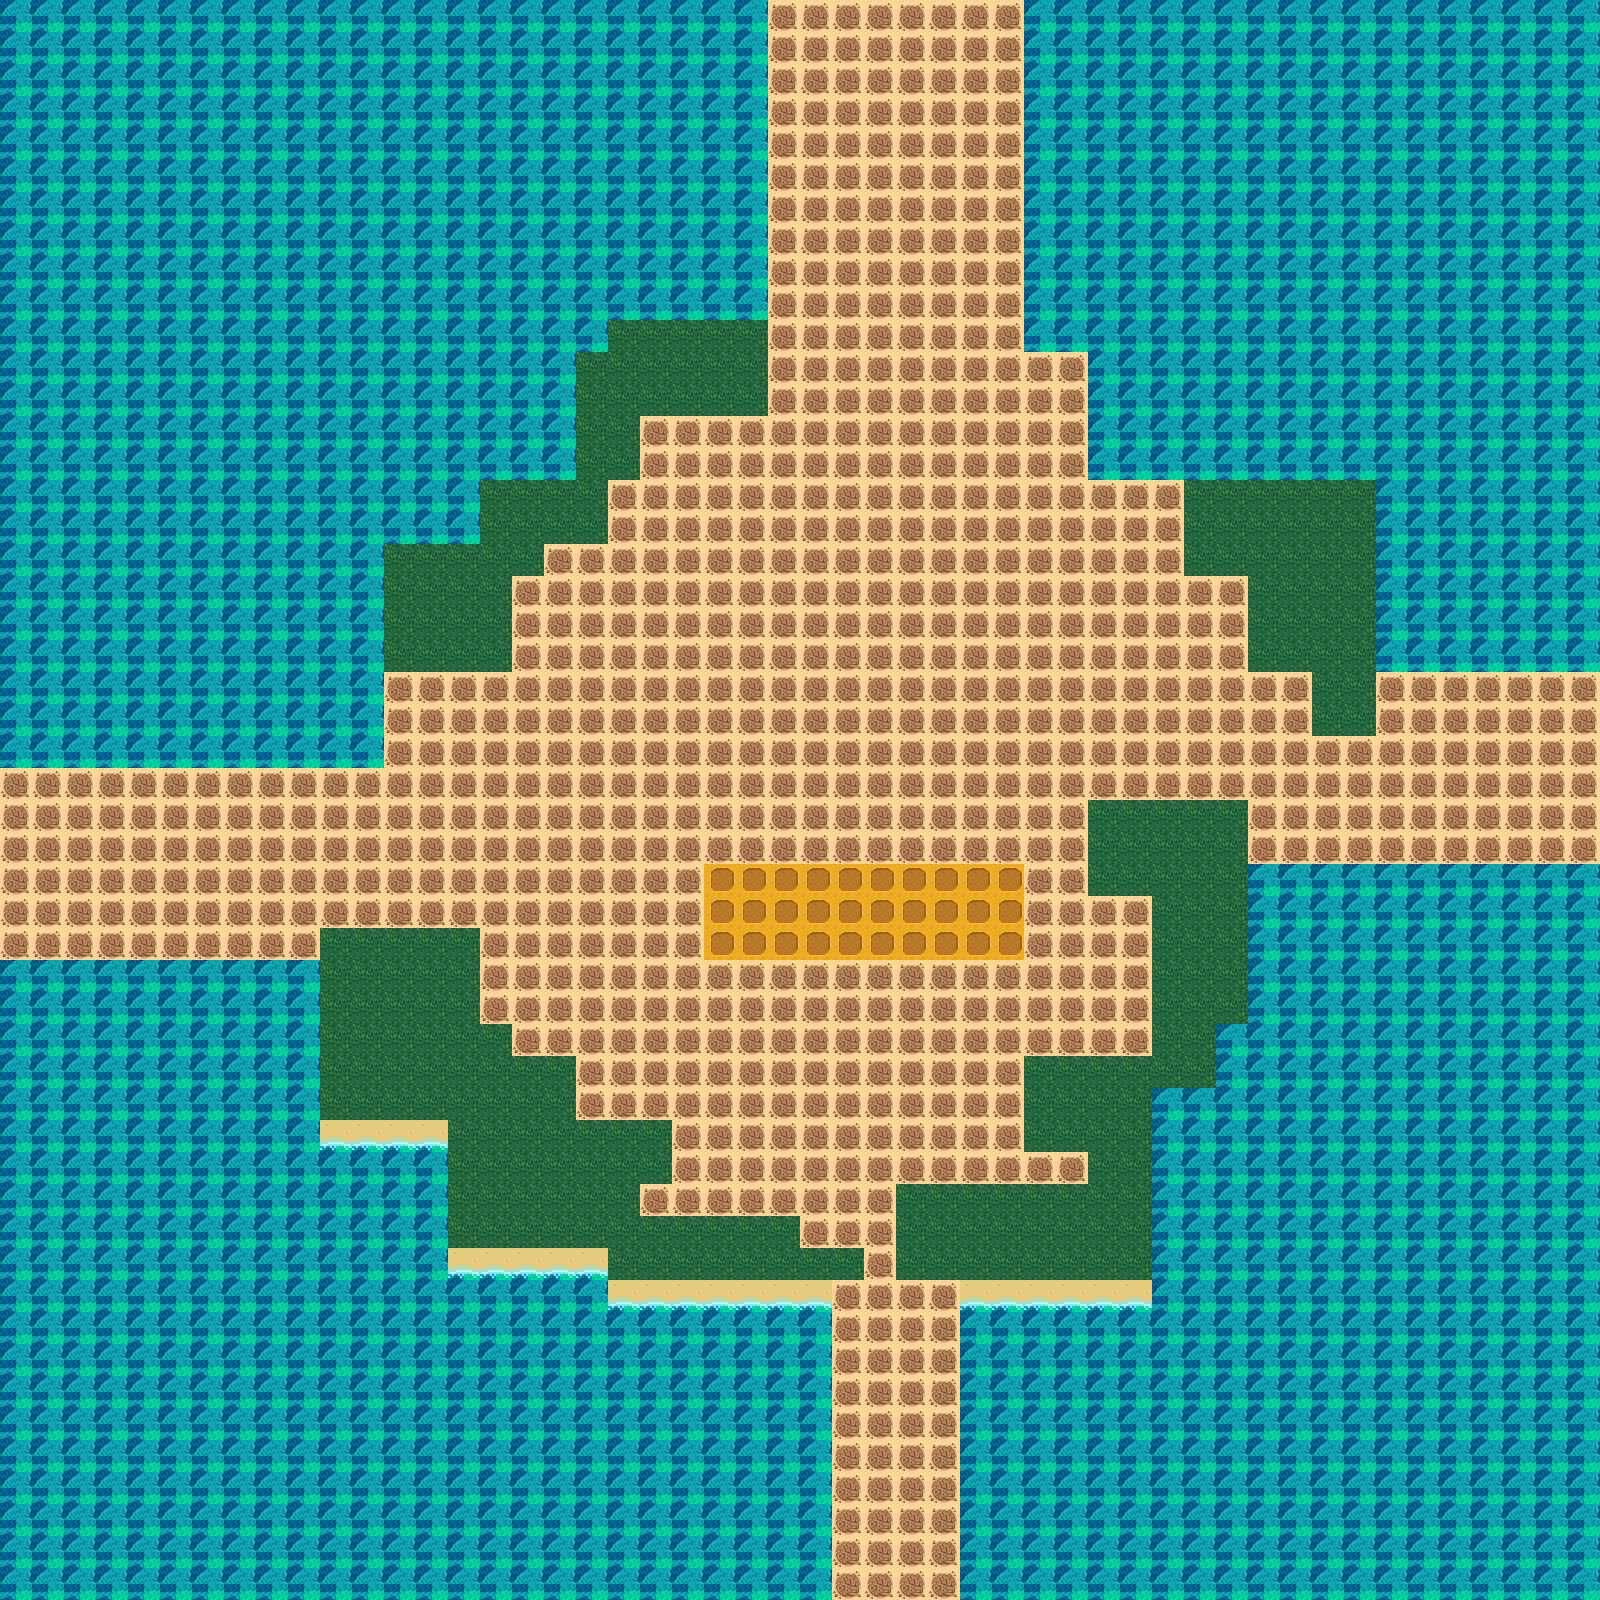

Tiled map render using the project's own tile images. Description and the map definition, with tile-layer contents summarised, below:
An orthogonal 50x50 tile map with 32x32 px tiles, 3 tile layers (boundary, base, arable), 11 tilesets and 162 objects.

<map version="1.10" tiledversion="1.11.0" orientation="orthogonal" renderorder="right-down" width="50" height="50" tilewidth="32" tileheight="32" infinite="0" nextlayerid="14" nextobjectid="383">
 <tileset firstgid="1" source="boundary_fall.tsx" />
 <tileset firstgid="2" source="base_fall.tsx" />
 <tileset firstgid="5" source="myhouse_1_fall.tsx" />
 <tileset firstgid="6" source="house_1_fall.tsx" />
 <tileset firstgid="7" source="tree_2_fall.tsx" />
 <tileset firstgid="8" source="bushes_1_fall.tsx" />
 <tileset firstgid="9" source="floor.tsx" />
 <tileset firstgid="10" source="bushes.tsx" />
 <tileset firstgid="11" source="boat.tsx" />
 <tileset firstgid="12" source="stone.tsx" />
 <tileset firstgid="13" source="arable.tsx" />
 <layer id="2" name="boundary" width="50" height="50">
  <data>[2500 cells, 2500 non-empty, 1 distinct tile ids]</data>
 </layer>
 <layer id="1" name="base" width="50" height="50">
  <data>[2500 cells, 1025 non-empty, 3 distinct tile ids]</data>
 </layer>
 <layer id="13" name="arable" width="50" height="50">
  <data>[2500 cells, 30 non-empty, 1 distinct tile ids]</data>
 </layer>
 <objectgroup id="8" name="static_1" locked="1">
  <object id="345" gid="11" x="248.333" y="656" width="90" height="56" />
  <object id="346" gid="11" x="423" y="393.333" width="90" height="56" />
  <object id="347" gid="11" x="1347" y="308" width="90" height="56" />
  <object id="348" gid="11" x="1368.33" y="1234.67" width="90" height="56" />
  <object id="349" gid="11" x="535" y="1474.67" width="90" height="56" />
  <object id="350" gid="11" x="99" y="1241.33" width="90" height="56" />
  <object id="351" gid="11" x="1168.33" y="1369.33" width="90" height="56" />
  <object id="352" gid="11" x="1369.67" y="1044" width="90" height="56" />
  <object id="353" gid="11" x="1243" y="1141.33" width="90" height="56" />
  <object id="354" gid="11" x="1464.33" y="553.333" width="90" height="56" />
  <object id="355" gid="11" x="1120.33" y="321.333" width="90" height="56" />
 </objectgroup>
 <objectgroup id="9" name="static_4">
  <object id="212" gid="9" x="594.667" y="701.333" width="16" height="15" />
  <object id="213" gid="9" x="632" y="697.333" width="16" height="15" />
  <object id="214" gid="9" x="613.333" y="704" width="16" height="15" />
  <object id="215" gid="9" x="598.667" y="736" width="16" height="15" />
  <object id="216" gid="9" x="584" y="730.667" width="16" height="15" />
  <object id="217" gid="9" x="620" y="722.667" width="16" height="15" />
  <object id="218" gid="9" x="594.667" y="717.333" width="16" height="15" />
  <object id="219" gid="9" x="633.333" y="725.333" width="16" height="15" />
  <object id="220" gid="9" x="622.667" y="721.333" width="16" height="15" />
  <object id="221" gid="9" x="612" y="726.667" width="16" height="15" />
  <object id="222" gid="9" x="620" y="736" width="16" height="15" />
  <object id="223" gid="9" x="640" y="738.667" width="16" height="15" />
  <object id="224" gid="9" x="640" y="696" width="16" height="15" />
  <object id="225" gid="9" x="618.667" y="696" width="16" height="15" />
  <object id="226" gid="9" x="597.333" y="700" width="16" height="15" />
  <object id="227" gid="9" x="644" y="701.333" width="16" height="15" />
  <object id="228" gid="9" x="570.667" y="716" width="16" height="15" />
  <object id="229" gid="9" x="573.333" y="753.333" width="16" height="15" />
  <object id="230" gid="9" x="602.667" y="753.333" width="16" height="15" />
  <object id="231" gid="9" x="645.333" y="774.667" width="16" height="15" />
  <object id="232" gid="9" x="617.333" y="754.667" width="16" height="15" />
  <object id="233" gid="9" x="589.333" y="768" width="16" height="15" />
  <object id="234" gid="9" x="618.667" y="773.333" width="16" height="15" />
  <object id="235" gid="9" x="652" y="737.333" width="16" height="15" />
  <object id="236" gid="9" x="557.333" y="728" width="16" height="15" />
  <object id="237" gid="9" x="582.667" y="688" width="16" height="15" />
  <object id="238" gid="9" x="545.333" y="704" width="16" height="15" />
  <object id="239" gid="9" x="568" y="678.667" width="16" height="15" />
  <object id="240" gid="9" x="565.333" y="702.667" width="16" height="15" />
  <object id="241" gid="9" x="540" y="734.667" width="16" height="15" />
  <object id="242" gid="9" x="554.667" y="776" width="16" height="15" />
  <object id="243" gid="9" x="537.333" y="750.667" width="16" height="15" />
  <object id="244" gid="9" x="544" y="754.667" width="16" height="15" />
  <object id="245" gid="9" x="568" y="745.333" width="16" height="15" />
  <object id="246" gid="9" x="572" y="765.333" width="16" height="15" />
  <object id="247" gid="9" x="618.667" y="777.333" width="16" height="15" />
  <object id="248" gid="9" x="608" y="674.667" width="16" height="15" />
  <object id="249" gid="9" x="661.333" y="710.667" width="16" height="15" />
  <object id="250" gid="9" x="636" y="768" width="16" height="15" />
  <object id="251" gid="9" x="656" y="756" width="16" height="15" />
  <object id="252" gid="9" x="640" y="753.333" width="16" height="15" />
  <object id="253" gid="9" x="652" y="716" width="16" height="15" />
  <object id="254" gid="9" x="922.667" y="1089.33" width="16" height="15" />
  <object id="255" gid="9" x="944" y="1094.67" width="16" height="15" />
  <object id="256" gid="9" x="928" y="1097.33" width="16" height="15" />
  <object id="257" gid="9" x="925.333" y="1136" width="16" height="15" />
  <object id="258" gid="9" x="898.667" y="1125.33" width="16" height="15" />
  <object id="259" gid="9" x="926.667" y="1124" width="16" height="15" />
  <object id="260" gid="9" x="909.333" y="1104" width="16" height="15" />
  <object id="261" gid="9" x="950.667" y="1112" width="16" height="15" />
  <object id="262" gid="9" x="953.333" y="1132" width="16" height="15" />
  <object id="263" gid="9" x="901.333" y="1141.33" width="16" height="15" />
  <object id="264" gid="9" x="942.667" y="1157.33" width="16" height="15" />
  <object id="265" gid="9" x="932" y="1108" width="16" height="15" />
  <object id="266" gid="9" x="966.667" y="1102.67" width="16" height="15" />
  <object id="267" gid="9" x="944" y="1078.67" width="16" height="15" />
  <object id="268" gid="9" x="968" y="1137.33" width="16" height="15" />
  <object id="269" gid="9" x="906.667" y="1157.33" width="16" height="15" />
  <object id="270" gid="9" x="924" y="1156" width="16" height="15" />
  <object id="271" gid="9" x="974.667" y="1156" width="16" height="15" />
  <object id="272" gid="9" x="988" y="1117.33" width="16" height="15" />
  <object id="273" gid="9" x="969.333" y="1084" width="16" height="15" />
  <object id="274" gid="9" x="950.667" y="1177.33" width="16" height="15" />
  <object id="275" gid="9" x="989.333" y="1172" width="16" height="15" />
  <object id="276" gid="9" x="998.667" y="1132" width="16" height="15" />
  <object id="277" gid="9" x="960" y="1152" width="16" height="15" />
  <object id="278" gid="9" x="973.333" y="1176" width="16" height="15" />
  <object id="279" gid="9" x="962.667" y="1112" width="16" height="15" />
  <object id="280" gid="9" x="990.667" y="1085.33" width="16" height="15" />
  <object id="281" gid="9" x="1002.67" y="1144" width="16" height="15" />
  <object id="282" gid="9" x="980" y="1141.33" width="16" height="15" />
  <object id="283" gid="9" x="885.333" y="1118.67" width="16" height="15" />
  </objectgroup>
 <objectgroup id="10" name="static_5">
  <!-- 16 objects omitted --></objectgroup>
 <objectgroup id="5" name="obj_mv_1">
  <!-- 10 objects omitted --></objectgroup>
 <objectgroup id="12" name="static_2">
  <!-- 24 objects omitted --></objectgroup>
 <objectgroup id="7" name="obj_fb_2">
  <!-- 20 objects omitted --></objectgroup>
 <objectgroup id="3" name="house">
  <!-- 2 objects omitted --></objectgroup>
 <objectgroup id="4" name="myhouse">
  <!-- 1 objects omitted --></objectgroup>
</map>
<!-- 79 of 162 objects omitted -->
